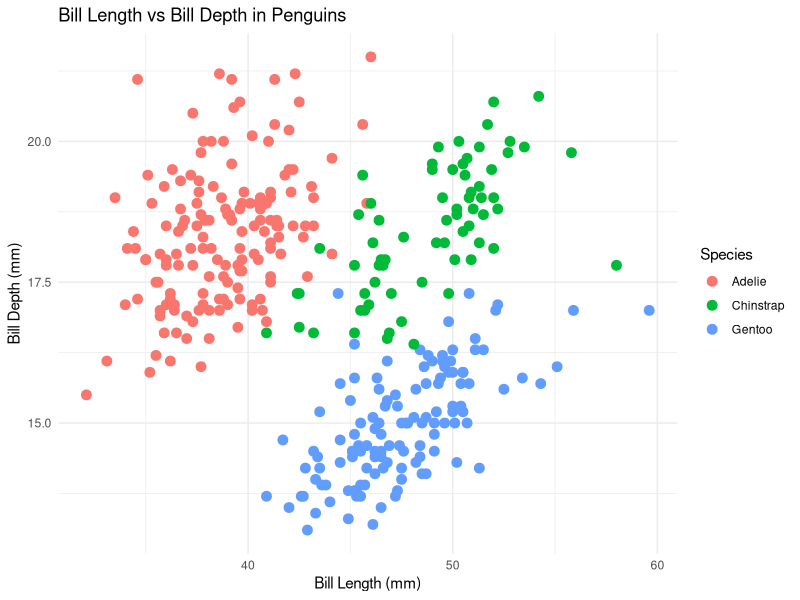
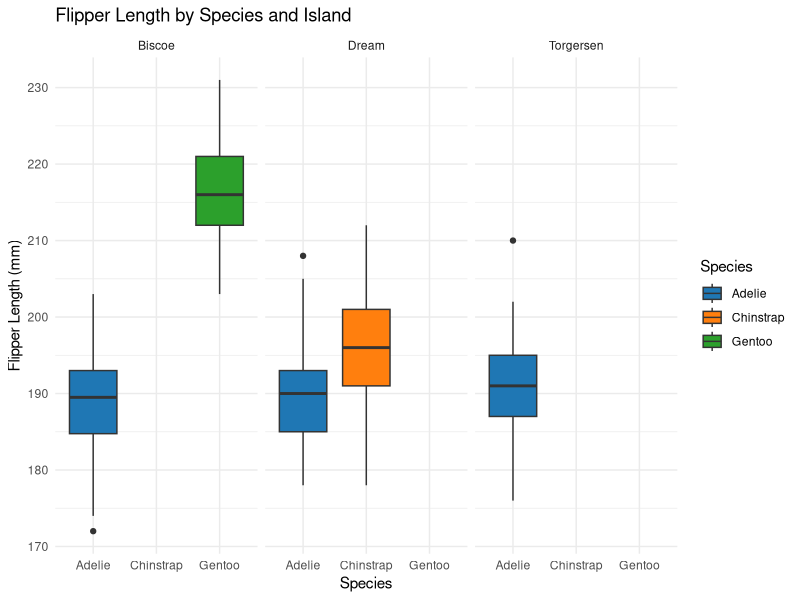
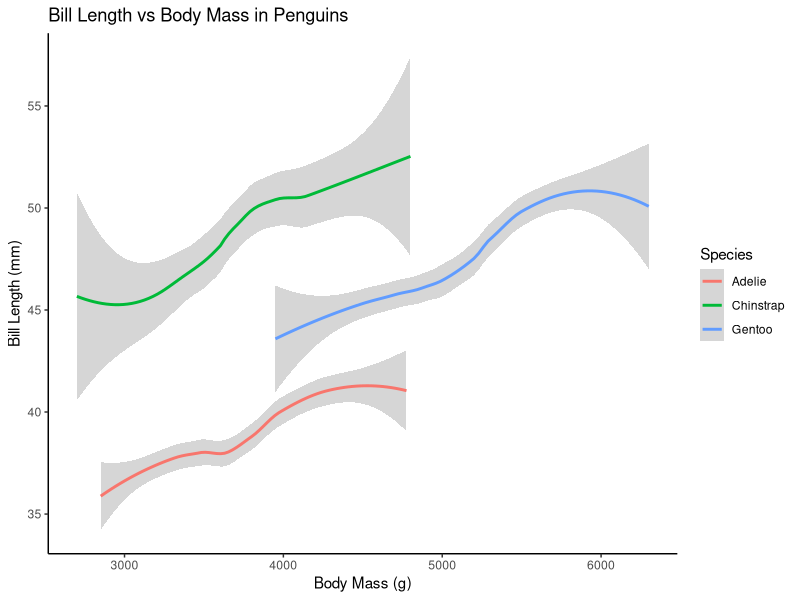
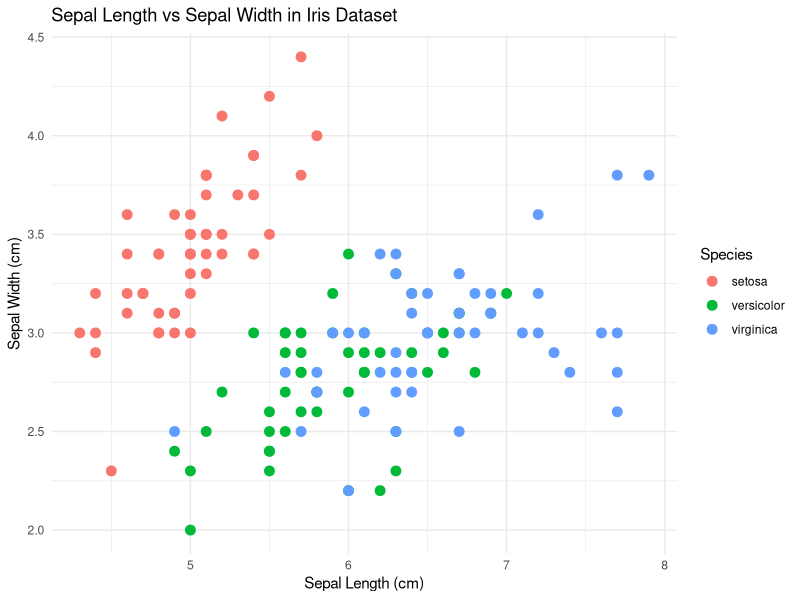

The R source for these figures, in order: (Note: this script raises an error after producing the figures.)
## ---- chunk 1
knitr::opts_chunk$set(echo = TRUE)
## ---- chunk 2
#loading packages and palmerpenguins to use as for a dataset 
library(tidyverse)
library(palmerpenguins)
## ---- chunk 3

#using copilot to generate a ggplt scatter plot using penguins dataset
#plot bill_length_mm on the x-axis and bill_depth_mm on the y-axis
#colour points by species and use geom_point with size 3
#add minimal theme and clean labels

plot <- ggplot(data = penguins, aes(x = bill_length_mm, y = bill_depth_mm, color = species)) +
  geom_point(size = 3) +
  theme_minimal() +
  labs(title = "Bill Length vs Bill Depth in Penguins",
       x = "Bill Length (mm)",
       y = "Bill Depth (mm)",
       color = "Species")

plot

## ---- chunk 4
#generate a boxplot comparing flipper_length_mm across different species, faceted by island, using custom colour palettes 

plot2 <- ggplot(data = penguins, aes(x = species, y = flipper_length_mm, fill = species)) +
  geom_boxplot() +
  facet_wrap(~ island) +
  scale_fill_manual(values = c("Adelie" = "#1f77b4", "Chinstrap" = "#ff7f0e", "Gentoo" = "#2ca02c")) +
  theme_minimal() +
  labs(title = "Flipper Length by Species and Island",
       x = "Species",
       y = "Flipper Length (mm)",
       fill = "Species")

plot2
## ---- chunk 5
penguins
#generate a smooth line plot of the penguins data set 
#x-axis is body mass and y-axis is bill length, colour lines by species 
#include the range of standard error 
#add theme classic and clean labels 

plot3 <- ggplot(data = penguins, aes(x = body_mass_g, y = bill_length_mm, color = species)) +
  geom_smooth(method = "loess", se = TRUE) +
  theme_classic() +
  labs(title = "Bill Length vs Body Mass in Penguins",
       x = "Body Mass (g)",
       y = "Bill Length (mm)",
       color = "Species")
plot3

## ---- chunk 6
#Show me how to load the built-in iris dataset and use ggplot2 to build a scatter plot of Sepal.Length versus Sepal.Width colored by Species
plot5 <- ggplot(data = iris, aes(x = Sepal.Length, y = Sepal.Width, color = Species)) +
  geom_point(size = 3) +
  theme_minimal() +
  labs(title = "Sepal Length vs Sepal Width in Iris Dataset",
       x = "Sepal Length (cm)",
       y = "Sepal Width (cm)",
       color = "Species")
plot5

## ---- chunk 7
#using if else with tidyverse
# Sample coral data
coral_monitoring <- tibble(
  site = c("Site_A", "Site_B", "Site_C"),
  depth_m = c(12, 35, 8)
)

# Classify depth using if_else
coral_monitoring <- coral_monitoring %>% 
  mutate(zone = if_else(depth_m > 30, "Deep Reef", "Shallow Reef"))

#using mutate - used to create, modify or delete columns in a dataset 
coral_monitoring <- coral_monitoring %>% 
  mutate(reef_category = case_when(
    depth_m < 10  ~ "Lagoon / Flats",
    depth_m <= 30 ~ "Crest / Slope",
    depth_m > 30  ~ "Mesophotic / Deep",
    TRUE          ~ "Unclassified" # Catch-all remainder
  ))

#write an R script that initialises a tibble named marine_stations containing a column for salinity with values 35, 28, 32, and 12. 
#Use the pipe operator (%>%) and mutate() combined with case_when() to create a new column named environment_type. 
#Classify values below 15 as "Estuarine", values between 15 and 30 as "Brackish", and values above 30 as "Marine".
marine_stations <- tibble(
  salinity = c(35, 28, 32, 12)
) %>%
  mutate(environment_type = case_when(
    salinity < 15 ~ "Estuarine",
    salinity >= 15 & salinity <= 30 ~ "Brackish",
    salinity > 30 ~ "Marine"
  ))
marine_stations

#looping - base R
for (year in 2020:2024) {
  print(paste("Processing climate data for year:", year))
}

# Loop across index sequences
transect_lengths <- c(50, 100, 25, 75)

for (i in seq_along(transect_lengths)) {
  print(paste("Transect number", i, "measures", transect_lengths[i], "metres."))
}

#using tidyverse to make loops 
site_areas <- c(144, 400, 625)
results <- numeric(length(site_areas)) # Must build an empty container first

for(i in seq_along(site_areas)) {
  results[i] <- sqrt(site_areas[i])}

#purr equivalent 
library(purrr)
# Map directly and define your expected output type explicitly
mapped_results <- map_dbl(site_areas, sqrt)

# Iterate a summary function over split lists of data
iris %>% 
  split(.$Species) %>% 
  map(~summary(.x))

#I have a list of three vectors containing fish count data. 
#Write a for-loop to calculate the mean of each
#then show me the exact parallel way to do it using purrr's map_dbl function
vectors <- list(
  c(10, 15, 20),
  c(5, 7, 9),
  c(12, 14, 16)
)


## ---- chunk 8
# Function Definition
calculate_coral_mortality <- function(initial_count, surviving_count) {
  
  # Logic safety switch using our conditional tools!
  if (initial_count <= 0) {
    stop("Initial count must be greater than zero.")
  }
  
  mortality_rate <- (initial_count - surviving_count) / initial_count
  return(mortality_rate)
}

# Utilizing your custom function
calculate_coral_mortality(initial_count = 120, surviving_count = 84)


#Custom function to convert celsius to fahrenheit that has a conditional safety check using an if statement that halts exeution via stop() f the entered value s below absolute zero(-273.15 degrees Celsius)
convert_temp_c_to_f <- function(celsius) {
  if (celsius < -273.15) {
    stop("Temperature below absolute zero is not physically possible.")
  }
  fahrenheit <- (celsius * 9/5) + 32
  return(fahrenheit)
}
#testing the convert_tempt_c_to_f function with a valid value and an invalid value 
convert_temp_c_to_f(25) #valid inpt
convert_temp_c_to_f(-300)  # This will trigger the stop() condition


## ---- chunk 9
